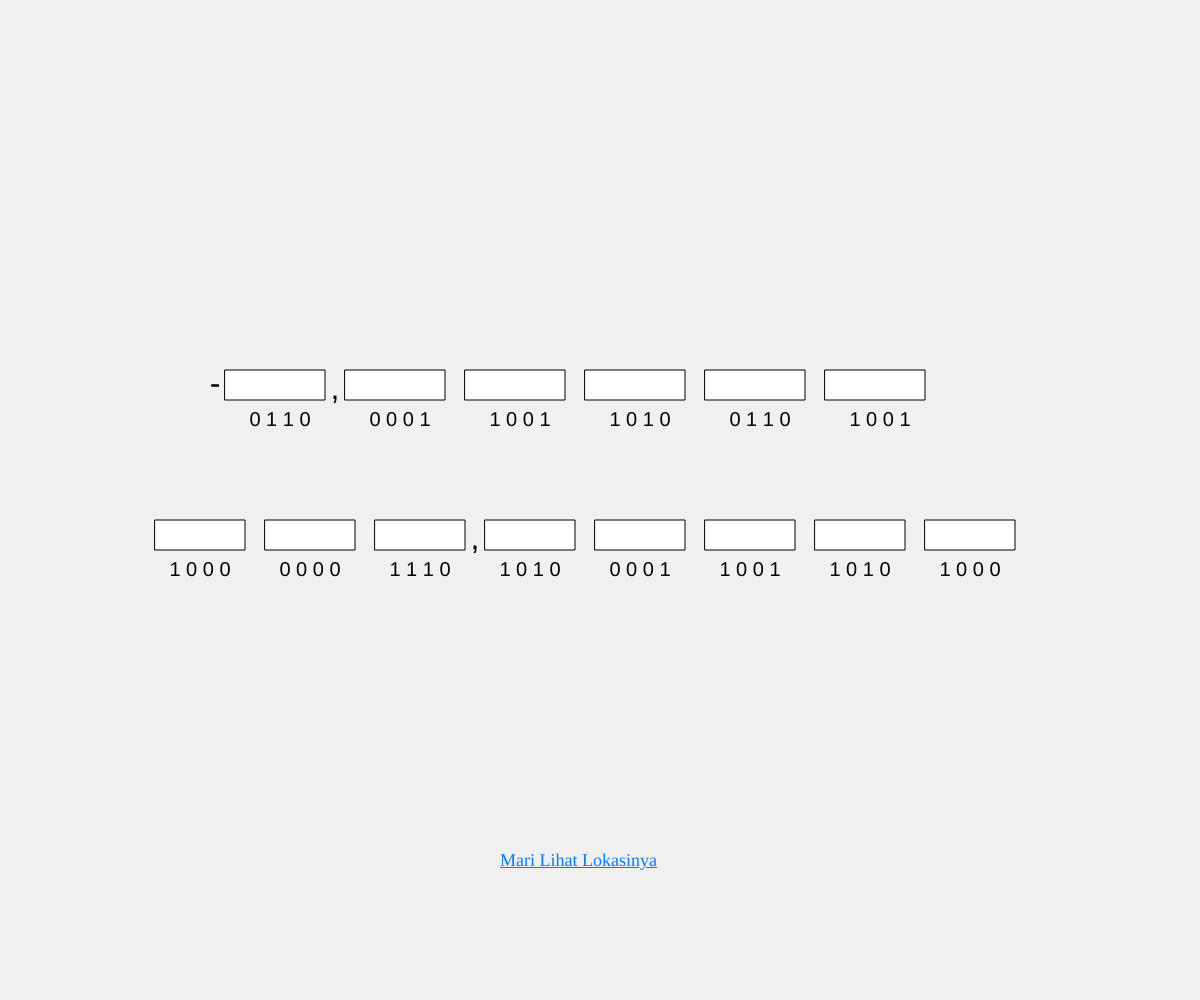
Frame 1 (no input)
Frame 60 (no input): identical to frame 1, image omitted
Frame 120 (the mouse pressed at the canvas centre since frame 60): identical to frame 1, image omitted

The p5.js sketch that drew this single still picture (run headless with seeded random() and noise() and a simulated clock; from frame 60 on, the mouse is pressed at the canvas centre):

// p5.js sketch
// ── sketch.js
let userAnswers1 = ["", "", "", "", "", ""]; // Array to store answers for 7 boxes (Top row)
let userAnswers2 = ["", "", "", "", "", "", "", ""]; // Array to store answers for 9 boxes (Bottom row)
let feedbacks1 = ["", "", "", "", "", ""]; // Feedback for top row
let feedbacks2 = ["", "", "", "", "", "", "", ""]; // Feedback for bottom row

let questions1 = [
  ["0", "1", "1", "0"], // Top row questions
  ["0", "0", "0", "1"],
  ["1", "0", "0", "1"],
  ["1", "0", "1", "0"],
  ["0", "1", "1", "0"],
  ["1", "0", "0", "1"]
];

let questions2 = [
  ["1", "0", "0", "0"], // Bottom row questions
  ["0", "0", "0", "0"],
  ["1", "1", "1", "0"],
  ["1", "0", "1", "0"],
  ["0", "0", "0", "1"],
  ["1", "0", "0", "1"],
  ["1", "0", "1", "0"],
  ["1", "0", "0", "0"],
];

let currentBox = 0; // To track the currently selected box
let startTime; // Variable to track the starting time

function setup() {
  createCanvas(windowWidth, windowHeight);
  textAlign(CENTER, CENTER);
  textSize(24);

  startTime = millis(); // Initialize the starting time
  loop(); // Ensure the draw function loops continuously

  // Create link reference
  let link = createA('https://www.google.com/maps/', 'Mari Lihat Lokasinya');
  link.position(width / 2 - 100, height - 150); // Position at the bottom center
  link.style('font-size', '18px');
  link.style('color', '#007BFF'); // Link color
  link.attribute('target', '_blank'); // Open in a new tab
}

function draw() {
  background(240);

  // Display the top row of input boxes
  for (let i = 0; i < 6; i++) {
    fill(255);
    rect(width / 2 - 375 + i * 120, height / 2 - 130, 100, 30); // Top row boxes
    fill(0);
    textSize(20);
    text(userAnswers1[i], width / 2 - 325 + i * 120, height / 2 - 110);
    text(feedbacks1[i], width / 2 - 325 + i * 120, height / 2 - 50);
    text(questions1[i].join(" "), width / 2 - 320 + i * 120, height / 2 - 80);

    if (i === 0) {
      textSize(32);
      text(",", width / 2 - 265 + i * 120, height / 2 - 110); // Comma for top row
    }
  }

  // Add minus symbol before the first box (top row)
  textSize(32);
  text("-", width / 2 - 385, height / 2 - 115);
  textSize(20);

  // Display the bottom row of input boxes
  for (let i = 0; i < 8; i++) {
    fill(255);
    rect(width / 2 - 445 + i * 110, height / 2 + 20, 90, 30); // Bottom row boxes
    fill(0);
    textSize(20);
    text(userAnswers2[i], width / 2 - 400 + i * 110, height / 2 + 38);
    text(feedbacks2[i], width / 2 - 400 + i * 110, height / 2 + 100);
    text(questions2[i].join(" "), width / 2 - 400 + i * 110, height / 2 + 70);

    if (i === 2) {
      textSize(32);
      text(",", width / 2 - 345 + i * 110, height / 2 + 40); // Comma for bottom row
      textSize(20);
    }
  }
}

function keyPressed() {
  if (keyCode === BACKSPACE) {
    if (currentBox < 6) {
      userAnswers1[currentBox] = userAnswers1[currentBox].slice(0, -1); // Top row
    } else {
      userAnswers2[currentBox - 6] = userAnswers2[currentBox - 6].slice(0, -1); // Bottom row
    }
  } else if (keyCode === ENTER) {
    if (currentBox < 6) {
      if (checkAnswer1(currentBox)) {
        feedbacks1[currentBox] = "Correct!";
        currentBox++;
      } else {
        feedbacks1[currentBox] = "Incorrect!";
      }
    } else {
      let boxIndex = currentBox - 6;
      if (checkAnswer2(boxIndex)) {
        feedbacks2[boxIndex] = "Correct!";
        currentBox++;
      } else {
        feedbacks2[boxIndex] = "Incorrect!";
      }
    }
  } else if (key.length === 1) {
    if (currentBox < 6) {
      userAnswers1[currentBox] += key; // Top row input
    } else {
      userAnswers2[currentBox - 6] += key; // Bottom row input
    }
  }
  redraw();
}

function checkAnswer1(boxIndex) {
  let correctAnswers1 = ["6", "8", "9", "5", "6", "9"]; // Correct answers for top row
  return userAnswers1[boxIndex] === correctAnswers1[boxIndex];
}

function checkAnswer2(boxIndex) {
  let correctAnswers2 = ["1", "0", "7", "5", "8", "9", "5", "1"]; // Correct answers for bottom row
  return userAnswers2[boxIndex] === correctAnswers2[boxIndex];
}
